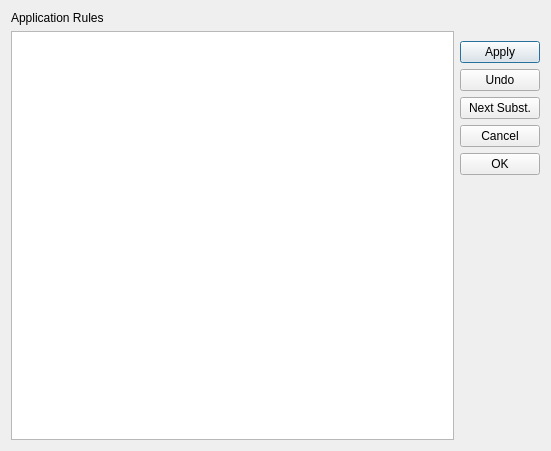
<?xml version="1.0" encoding="UTF-8"?>
<ui version="4.0">
 <class>RulesDialog</class>
 <widget class="QDialog" name="RulesDialog">
  <property name="geometry">
   <rect>
    <x>0</x>
    <y>0</y>
    <width>551</width>
    <height>451</height>
   </rect>
  </property>
  <property name="windowTitle">
   <string>Rules</string>
  </property>
  <property name="windowIcon">
   <iconset resource="Resource.qrc">
    <normaloff>:/file/R_DUMMY</normaloff>:/file/R_DUMMY</iconset>
  </property>
  <layout class="QVBoxLayout" name="verticalLayout_3">
   <item>
    <layout class="QHBoxLayout" name="horizontalLayout">
     <item>
      <layout class="QVBoxLayout" name="verticalLayout_2">
       <item>
        <widget class="QLabel" name="label">
         <property name="text">
          <string>Application Rules</string>
         </property>
        </widget>
       </item>
       <item>
        <widget class="QListWidget" name="listWidget"/>
       </item>
      </layout>
     </item>
     <item>
      <layout class="QVBoxLayout" name="verticalLayout">
       <property name="topMargin">
        <number>30</number>
       </property>
       <item>
        <widget class="QPushButton" name="btnApply">
         <property name="text">
          <string>Apply</string>
         </property>
        </widget>
       </item>
       <item>
        <widget class="QPushButton" name="btnUndo">
         <property name="text">
          <string>Undo</string>
         </property>
        </widget>
       </item>
       <item>
        <widget class="QPushButton" name="btnNextSubst">
         <property name="text">
          <string>Next Subst.</string>
         </property>
        </widget>
       </item>
       <item>
        <widget class="QPushButton" name="btnCancel">
         <property name="text">
          <string>Cancel</string>
         </property>
        </widget>
       </item>
       <item>
        <widget class="QPushButton" name="btnOK">
         <property name="text">
          <string>OK</string>
         </property>
        </widget>
       </item>
       <item>
        <spacer name="verticalSpacer">
         <property name="orientation">
          <enum>Qt::Vertical</enum>
         </property>
         <property name="sizeHint" stdset="0">
          <size>
           <width>20</width>
           <height>40</height>
          </size>
         </property>
        </spacer>
       </item>
      </layout>
     </item>
    </layout>
   </item>
  </layout>
 </widget>
 <resources>
  <include location="Resource.qrc"/>
 </resources>
 <connections/>
</ui>
